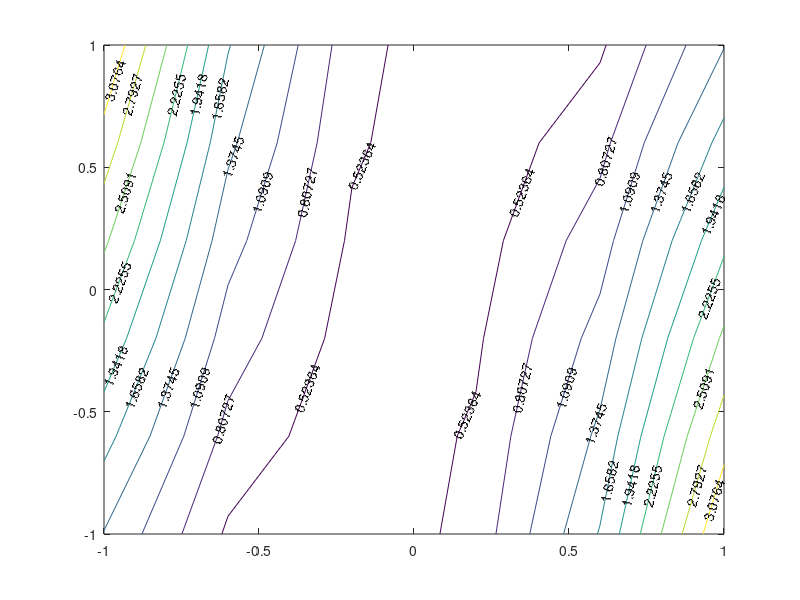
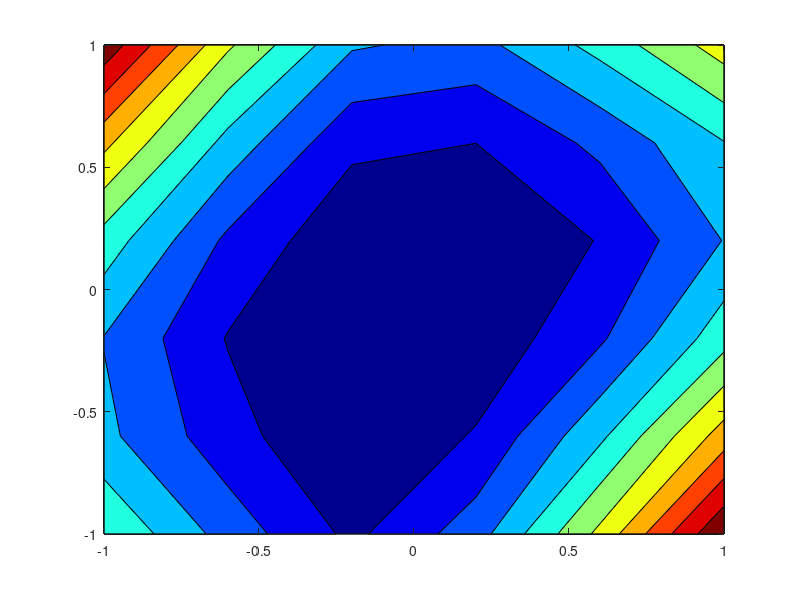
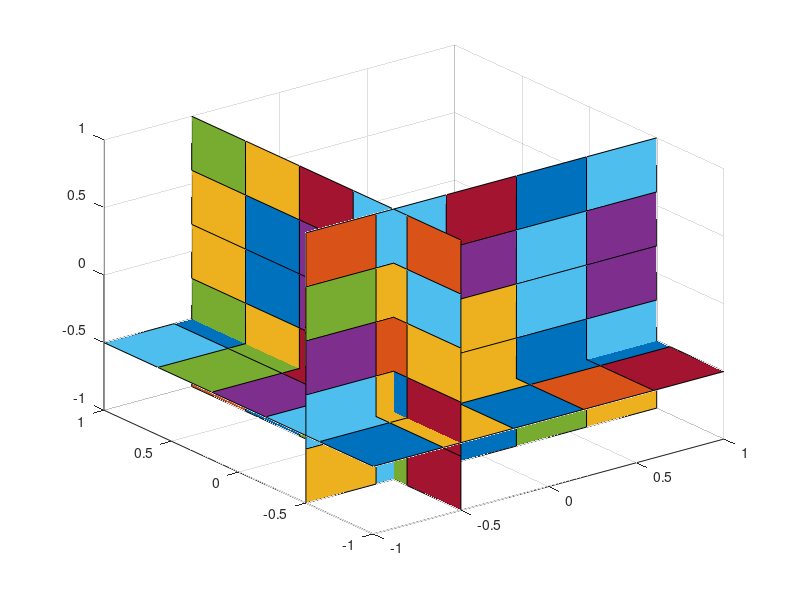

These figures' MATLAB source, in order:
clear; clc; close all;

u = @(x,y,z) 2*x.^2 - x.*y + z.^2;
v = @(x,y,z) x.^2 - 4*x.*y + y.^2;
w = @(x,y,z) 2*x.*y - y.*z + y.^2;

X = linspace(-1,1,6);
Y = linspace(-1,1,6);
Z = linspace(-1,1,6);

[x,y,z] = meshgrid(X,Y,Z);
U = u(x,y,z);
V = v(x,y,z);
W = w(x,y,z);

Umag = sqrt(U.^2+V.^2+W.^2);

%quiver3(x,y,z,U./Umag,V./Umag,W./Umag)
%xlabel('x'); ylabel('y'); zlabel('z')

% Contour plots
figure(1)
nz = 2;
contour(x(:,:,nz),y(:,:,nz),U(:,:,nz),'showtext','on',10)
figure(2)
contourf(x(:,:,nz),y(:,:,nz),Umag(:,:,nz))
colormap(jet)

% Slice 
figure(3)
slice(X,Y,Z,Umag,-0.5,-0.5,-0.5)
colormap(lines)
